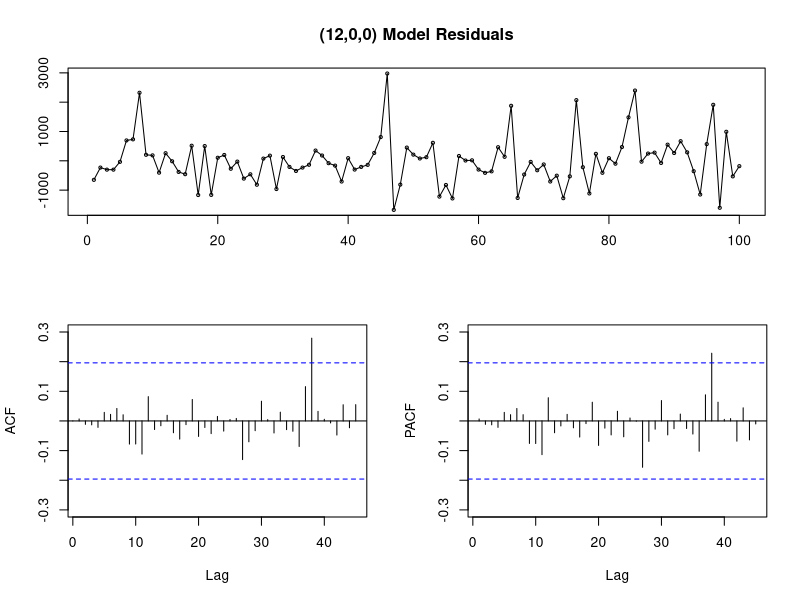
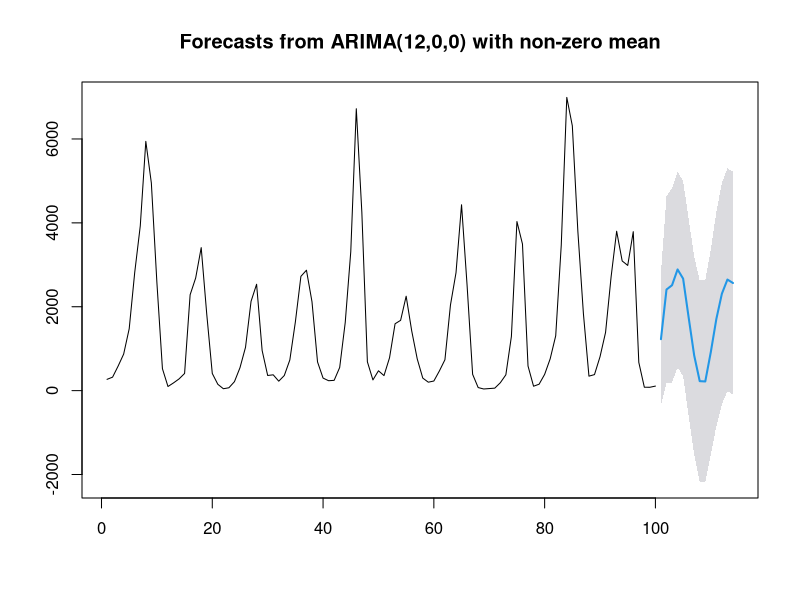
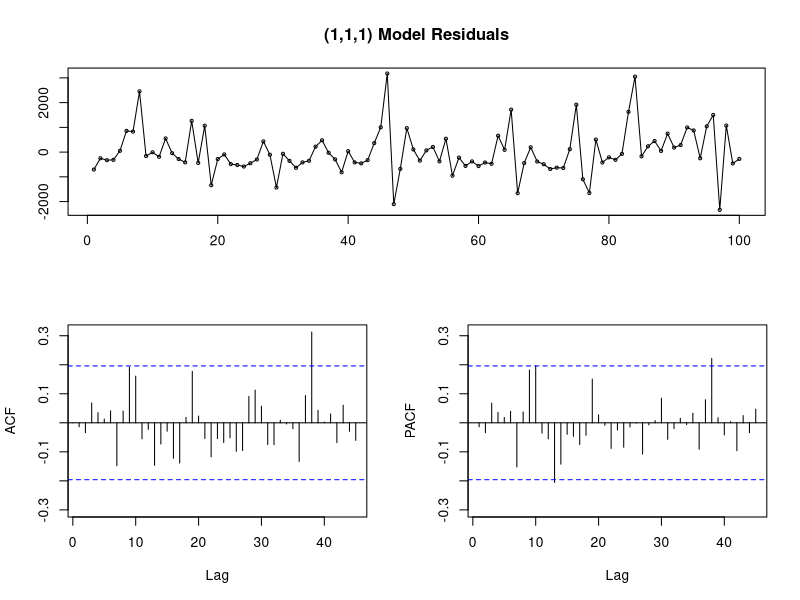
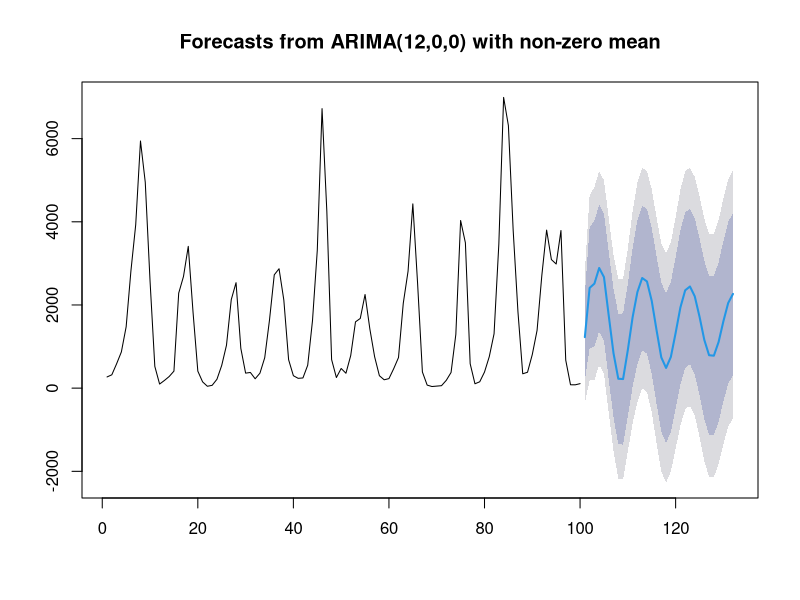

Source code (R) for these figures, in order:
library(forecast)
library(ggplot2)
library(forecast)
library(tseries)
library(tidyverse)

# Read Data  and preprocess
data1=lynx
data = data1

# Standardardizing Values Z-score
normfunc = function(x){
  (x-mean(x,na.rm=TRUE))/(sd(x,na.rm=TRUE))
}
#data$value = apply(data[1],2,normfunc)
data

train_set = c(window(data,end=1920))
train_set

test_set = c(window(data,start=1921,end=1934))
test_set

fit<- arima(train_set,order = c(12,0,0))
# plot model, ACf and PACF plots
tsdisplay(residuals(fit), lag.max=45, main='(12,0,0) Model Residuals')
# print output of the model
fit
summary(fit)

predicted = forecast(fit,h=14, level=c(95))
plot(predicted)
predicted
test_set

# Finde MSE
pred= c()
for ( i in predicted[[4]]){
  print((i))
  pred = c(pred,i)
}

pred
test_set

print(" The MSE is ")
print(mean((pred-test_set)^2))

# pass the result set to ANN
result_set=c()
for ( i in pred){
  result_set = c(abs(pred-test_set),i)
}


#END------------------------------------AutoArima-------------------------------------------------
fit2<-auto.arima(train_set, seasonal=FALSE)
# plot model, ACf and PACF plots
tsdisplay(residuals(fit2), lag.max=45, main='(1,1,1) Model Residuals')
# print output of the model
fit2
summary(fit2)

fcast <- forecast(fit, h=32)
# Plot the forecast model
plot(fcast)